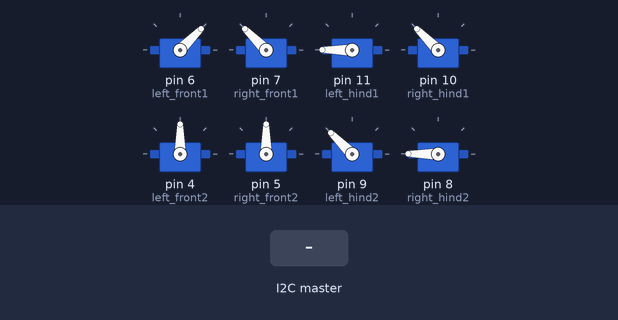
Simulated run of this sketch. Board: Arduino Uno, built with avr-gcc and run on an emulated ATmega328P. Parts: 8 × servo. The inputs (shaded band) are chosen by the test bench.

Above: at 3.3 s.
3.4 s: the I2C master sends the byte 1
At 4.8 s:
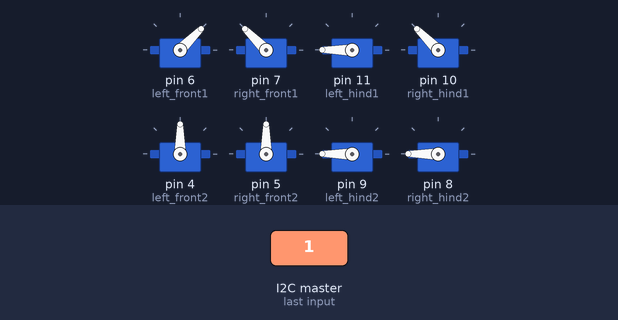
At 5.4 s:
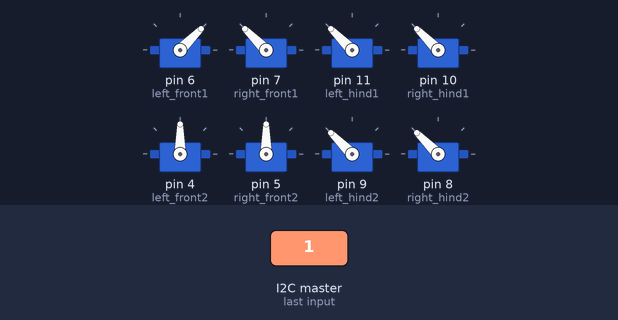
6.4 s: the I2C master sends the byte 2
9.4 s: the I2C master sends the byte 0
At 10.7 s:
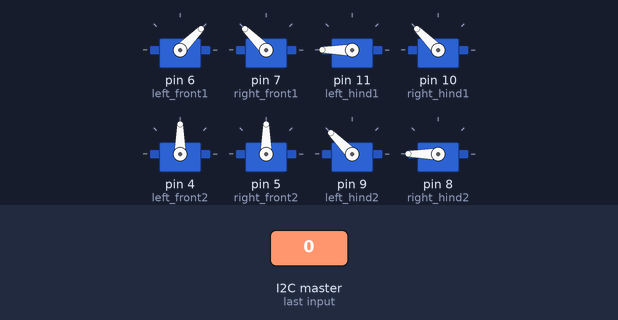
Timing chart, 0 to 12.4 s (numbered marks = the images above; inputs shaded):
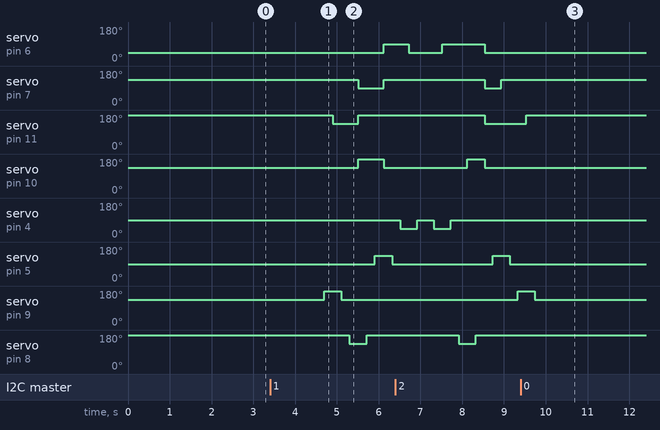

The sketch:

Slaver.ino
```cpp
#include <Arduino.h>
#include <Servo.h>
#include <Wire.h>

int receive = 0, test=0;

// declare servo,
/*
l_f up45  down90  move90  back45
r_f up135 down90  move90  back135
l_h up180 down135 move135  back180
r_h up135 down180 move180  back135
*/
Servo left_front1, right_front1, left_hind1, right_hind1;
Servo left_front2, right_front2, left_hind2, right_hind2;
int l_f_up = 45, l_f_down = 90, l_f_move = 90, l_f_back = 45;
int r_f_up = 135, r_f_down = 90, r_f_move = 90, r_f_back = 135;
int l_h_up = 180, l_h_down = 135, l_h_move = 135, l_h_back = 180;
int r_h_up = 135, r_h_down = 180, r_h_move = 180, r_h_back = 135;

void setup() {
  Wire.begin(9);
  Wire.onReceive(receiveEvent);

  Serial.begin(9600);

  // set servo pins
  left_front1.attach(6);
  left_front1.write(l_f_back);
  delay(200);
  right_front1.attach(7);
  right_front1.write(r_f_back);
  delay(200);
  left_hind1.attach(11);
  left_hind1.write(l_h_back);
  delay(200);
  right_hind1.attach(10);
  right_hind1.write(r_h_back);
  delay(200);
  left_front2.attach(4);
  left_front2.write(l_f_down);
  delay(200);
  right_front2.attach(5);
  right_hind2.write(r_f_down);
  delay(200);
  left_hind2.attach(9);
  left_hind2.write(l_h_down);
  delay(200);
  right_hind2.attach(8);
  right_hind2.write(r_h_down);
  delay(200);

  delay(500);
}

void receiveEvent(int bytes)
{
  receive = Wire.read();
}

void loop() {
  // Serial.println(receive);
  if (receive == 1){
    walk();
    delay(200);
  }
  else if(receive == 2){
    turn_left();
  }
  else if(receive == 3){
    turn_right();
  }
  else if(receive == 4){
    back();
    delay(200);
  }
  else{
    delay(2600);
  }
}

/*
l_f up45  down90  move90  back45
r_f up135 down90  move90  back135
l_h up180 down135 move135  back180
r_h up135 down180 move180  back135
*/
void walk(){
  // left hind leg and right front leg move together, legt front leg and right hind leg move together.
  // servo2 of front leg moves up and servo1 moves forward _after_ walk.
  // servo2 of hind leg moves up and servo1 moves forward _befor_ walk.
  // 2400

  left_hind2.write(l_h_up);
  delay(200);
  left_hind1.write(l_h_move);
  delay(200);
  left_hind2.write(l_h_down);
  delay(200);
  right_hind2.write(r_h_up);
  delay(200);
  for(int i=1; i<=45; i++){
    left_hind1.write(l_h_move+i);
    right_front1.write(r_f_back-i);
    right_hind1.write(r_h_back+i);
  }
  delay(200);
  right_hind2.write(r_h_down);
  delay(200);
  right_front2.write(r_f_up);
  delay(200);
  for(int i=1; i<=45; i++){
    right_hind1.write(r_h_move-i);
    left_front1.write(l_f_back+i);
    right_front1.write(r_f_move+i);
  }
  delay(200);
  right_front2.write(r_f_down);
  delay(200);
  left_front2.write(l_f_up);
  delay(200);
  left_front1.write(l_f_back);
  delay(200);
  left_front2.write(l_f_down);
  delay(200);

}

/*
l_f up45  down90  move90  back45
r_f up135 down90  move90  back135
l_h up180 down135 move135  back180
r_h up135 down180 move180  back135
*/
void turn_left(){
  // 2600
  left_front2.write(l_f_up);
  delay(200);
  left_front1.write(l_f_move);
  delay(200);
  left_front2.write(l_f_down);
  delay(200);
  right_hind2.write(r_h_up);
  delay(200);
  right_hind1.write(r_h_move);
  delay(200);
  right_hind2.write(r_h_down);
  delay(200);
  for(int i=1; i<=45; i++){
    left_front1.write(l_f_move-i);
    right_front1.write(r_f_back-i);
    left_hind1.write(l_h_back-i);
    right_hind1.write(r_h_move-i);
  }
  delay(200);
  right_front2.write(r_f_up);
  delay(200);
  right_front1.write(r_f_back);
  delay(200);
  right_front2.write(r_f_down);
  delay(200);
  left_hind2.write(l_h_up);
  delay(200);
  left_hind1.write(l_h_back);
  delay(200);
  left_hind2.write(l_h_down);
  delay(200);
}

/*
l_f up45  down90  move90  back45
r_f up135 down90  move90  back135
l_h up180 down135 move135  back180
r_h up135 down180 move180  back135
*/
void turn_right(){
  // 2600
  right_front2.write(r_f_up);
  delay(200);
  right_front1.write(r_f_move);
  delay(200);
  right_front2.write(r_f_down);
  delay(200);
  left_hind2.write(l_h_up);
  delay(200);
  left_hind1.write(l_h_move);
  delay(200);
  left_hind2.write(l_h_down);
  delay(200);
  for(int i=1; i<=45; i++){
    left_front1.write(l_f_back+i);
    right_front1.write(r_f_move+i);
    left_hind1.write(l_h_move+i);
    right_hind1.write(r_h_back+i);
  }
  delay(200);
  left_front2.write(l_f_up);
  delay(200);
  left_front1.write(l_f_back);
  delay(200);
  left_front2.write(l_f_down);
  delay(200);
  right_hind2.write(r_h_up);
  delay(200);
  right_hind1.write(r_h_back);
  delay(200);
  right_hind2.write(r_h_down);
  delay(200);

}

/*
l_f up45  down90  move90  back45
r_f up135 down90  move90  back135
l_h up180 down135 move135  back180
r_h up135 down180 move180  back135
*/
void back(){
  // 2400
  left_front2.write(l_f_up);
  delay(200);
  left_front1.write(l_f_move);
  delay(200);
  left_front2.write(l_f_down);
  delay(200);
  right_front2.write(r_f_up);
  delay(200);
  for(int i=1; i<=45; i++){
    left_front1.write(l_f_move-i);
    right_hind1.write(r_h_back+i);
    right_front1.write(r_f_back-i);
  }
  delay(200);
  right_front2.write(r_f_down);
  delay(200);
  right_hind2.write(r_h_up);
  delay(200);
  for(int i=0; i<=45; i++){
    right_front1.write(r_f_move+i);
    left_hind1.write(l_h_back-i);
    right_hind1.write(r_h_move-i);
  }
  delay(200);
  right_hind2.write(r_h_down);
  delay(200);
  left_hind2.write(l_h_up);
  delay(200);
  left_hind1.write(l_h_back);
  delay(200);
  left_hind2.write(l_h_down);
  delay(200);
}
```

Measured:
- after the input at 3.4 s, servo on pin 6 (left_front1): 45° → 90° after 2.7 s; servo on pin 7 (right_front1): 135° → 90° after 2.1 s, → 135° 0.61 s later
- after the input at 9.4 s, servo on pin 6 (left_front1): stops changing and stays 45°; servo on pin 7 (right_front1): stops changing and stays 135°
- by itself, servo on pin 4 (left_front2): alternates 90° for 0.40 s and 45° for 0.40 s, 4 changes in all, then stays 90°
